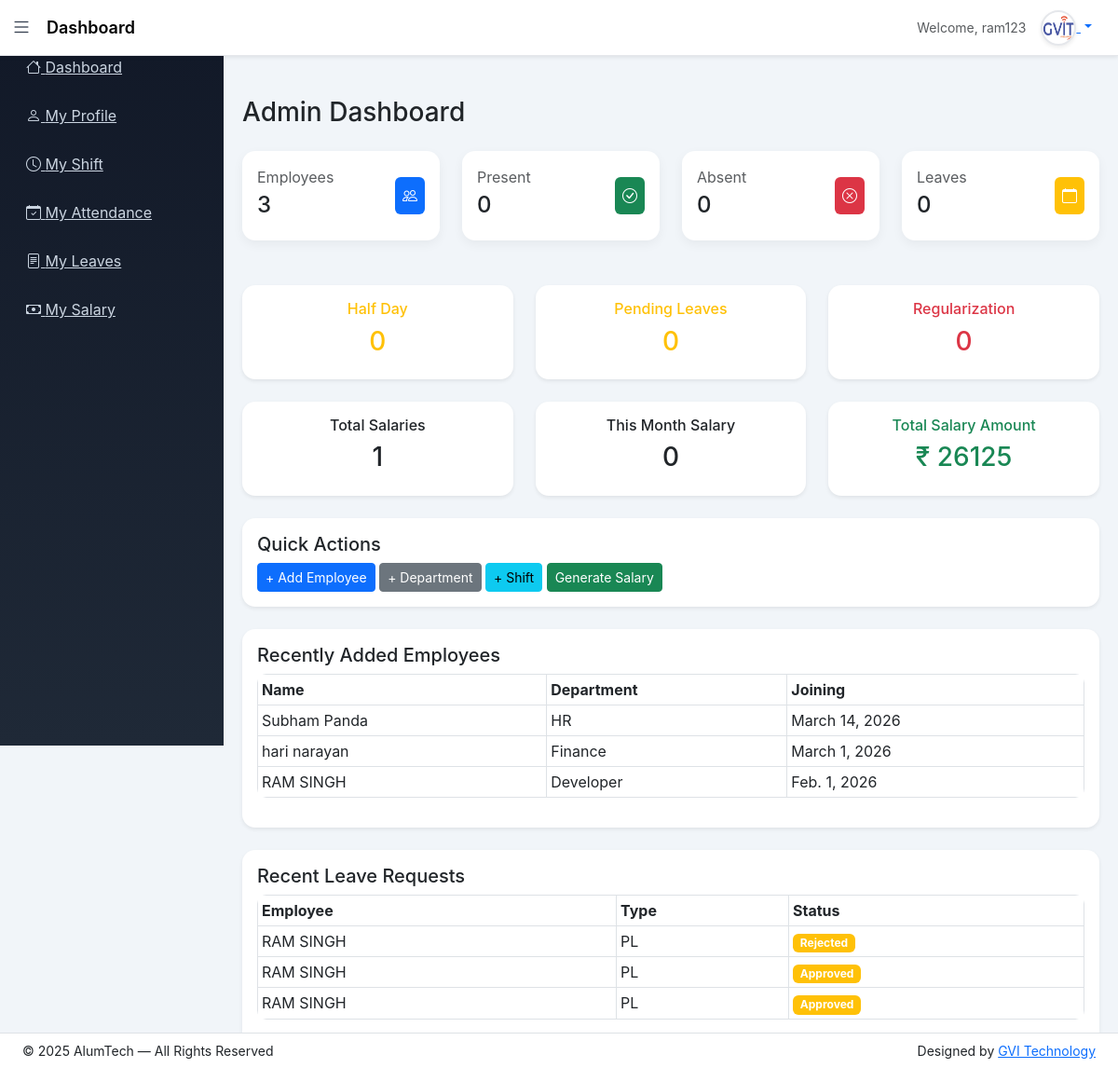
Page /dashboard/ (signed in) on the committed database.
### app/models.py (models this page shows, shortened)
class Employee(models.Model):
    BLOOD_GROUP_CHOICES = [
        ('A+', 'A+'), ('A-', 'A-'),
        ('B+', 'B+'), ('B-', 'B-'),
        ('O+', 'O+'), ('O-', 'O-'),
        ('AB+', 'AB+'), ('AB-', 'AB-'),
    ]
    BACHELOR_CHOICES = [
        ('BCom', 'B.Com'),
        ('BSc', 'B.Sc'),
        ('BA', 'B.A'),
        ('BTech', 'B.Tech'),
    ]
    MASTER_CHOICES = [
        ('MCom', 'M.Com'),
        ('MSc', 'M.Sc'),
        ('MA', 'M.A'),
        ('MTech', 'M.Tech'),
    ]
    first_name = models.CharField(max_length=50)
    middle_name = models.CharField(max_length=50, blank=True)
    last_name = models.CharField(max_length=50)
    gender = models.CharField(max_length=10,choices=[('Male','Male'),('Female','Female'),('Other','Other')])
    blood_group = models.CharField(max_length=10, choices=BLOOD_GROUP_CHOICES, blank=True, null=True)
    date_of_birth = models.DateField(null=True, blank=True)
    father_name = models.CharField(max_length=100, blank=True)
    mother_name = models.CharField(max_length=100, blank=True)
    user = models.OneToOneField(User, on_delete=models.CASCADE, null=True, blank=True, related_name='employee_profile')
    email = models.EmailField(unique=True)
    contact_no = models.CharField(max_length=15)
    emergency_contact = models.CharField(max_length=15)
    address = models.TextField(blank=True, null=True)
    permanent_address = models.TextField(blank=True, null=True)
    bachelor_degree = models.CharField(max_length=10, choices=BACHELOR_CHOICES, blank=True, null=True)
    master_degree = models.CharField(max_length=10, choices=MASTER_CHOICES, blank=True, null=True)
    employee_id = models.CharField(max_length=20, unique=True)
    role = models.CharField(
    max_length=20,
    choices=[
        ('HR','HR'),
        ('ACCOUNTS','Accounts'),
        ('EMPLOYEE','Employee')
    ],
    default='EMPLOYEE'
)
    department = models.ForeignKey(Department, on_delete=models.PROTECT)
    designation = models.ForeignKey(Designation, on_delete=models.PROTECT)
    date_of_joining = models.DateField(blank=True, null=True)
    photo = models.ImageField(upload_to='employees/', blank=True, null=True)
    pan_no = models.CharField(max_length=10,blank=True,null=True)
    Aadhar_no = models.CharField(max_length=12,blank=True,null=True)
    Bank_name = models.CharField(max_length=50,blank=True,null=True)
    acc_no = models.CharField(max_length=15,blank=True,null=True)
    ifsc_no = models.CharField(max_length=15,blank=True,null=True)
    branch_name = models.CharField(max_length=50,blank=True,null=True)
    is_active = models.BooleanField(default=True)
    created_at = models.DateTimeField(auto_now_add=True)
    lwp_balance = models.IntegerField(default=0)
    generated_at = models.DateField(blank=True, null=True)
    created_by = models.ForeignKey(User, on_delete=models.SET_NULL, null=True, blank=True, related_name='created_employees')
    def full_name(self):
        return f"{self.first_name} {self.middle_name} {self.last_name}".strip()

class Department(models.Model):
    name = models.CharField(max_length=100, unique=True)
    description = models.TextField(blank=True)

class Leave(models.Model):
    LEAVE_TYPE_CHOICES = [
        ('CL', 'Casual Leave'),
        ('SL', 'Sick Leave'),
        ('PL', 'Paid Leave'),
    ]
    STATUS_CHOICES = [
        ('Pending', 'Pending'),
        ('Approved', 'Approved'),
        ('Rejected', 'Rejected'),
    ]
    employee = models.ForeignKey(Employee,on_delete=models.CASCADE,related_name='leaves')
    leave_type = models.CharField(max_length=20,choices=LEAVE_TYPE_CHOICES)
    start_date = models.DateField()
    end_date = models.DateField()
    reason = models.TextField()
    status = models.CharField(max_length=20,choices=STATUS_CHOICES,default='Pending')
    rejection_reason = models.TextField(blank=True, null=True)
    applied_at = models.DateTimeField(auto_now_add=True)
    reviewed_by = models.ForeignKey(User,on_delete=models.SET_NULL,null=True,blank=True)
    reviewed_at = models.DateTimeField(null=True, blank=True)

### app/views.py (the view)
# urls.py: path('dashboard/', views.dashboard, name='dashboard'),
@login_required(login_url='login')
def dashboard(request):
    today = timezone.localdate()
    total_employees = Employee.objects.filter(is_active=True).count()
    inactive_employees = Employee.objects.filter(is_active=False).count()
    present_today = Attendance.objects.filter(
        date=today,
        status__in=["Present", "Late"]
    ).count()
    absent_today = Attendance.objects.filter(
        date=today,
        status="Absent"
    ).count()
    half_day_today = Attendance.objects.filter(
        date=today,
        status="Half Day"
    ).count()
    pending_leaves = Leave.objects.filter(status="Pending").count()
    pending_regularization = AttendanceRegularization.objects.filter(
        status="Pending"
    ).count()
    total_salaries = MonthlySalary.objects.count()
    this_month_salary = MonthlySalary.objects.filter(
        month=today.month,
        year=today.year
    ).count()
    total_salary_amount = MonthlySalary.objects.aggregate(
        total=Sum('net_salary')
    )['total'] or 0
    recent_employees = Employee.objects.order_by('-created_at')[:5]
    recent_leaves = Leave.objects.select_related('employee').order_by('-applied_at')[:5]
    context = {
        "total_employees": total_employees,
        "inactive_employees": inactive_employees,
        "present_today": present_today,
        "absent_today": absent_today,
        "half_day_today": half_day_today,
        "pending_leaves": pending_leaves,
        "pending_regularization": pending_regularization,
        "total_salaries": total_salaries,
        "this_month_salary": this_month_salary,
        "total_salary_amount": total_salary_amount,
        "recent_employees": recent_employees,
        "recent_leaves": recent_leaves,
    }
    return render(request, 'dashboard.html', context)

### templates/dashboard.html (shortened to what this page needs)
{% extends 'base_dashboard.html' %}
{% block content %}
<h3 class="mb-4">Admin Dashboard</h3>
<div class="row g-4">
  <div class="col-md-3">
    <div class="card p-3">
      <div class="d-flex justify-content-between align-items-center">
        <div>
          <p class="text-muted mb-1">Employees</p>
          <h4>{{ total_employees }}</h4>
        </div>
        <div class="bg-primary text-white p-2 rounded">
          <i class="bi bi-people"></i>
        </div>
      </div>
    </div>
  </div>
  <div class="col-md-3">
    <div class="card p-3">
      <div class="d-flex justify-content-between align-items-center">
        <div>
          <p class="text-muted mb-1">Present</p>
          <h4>{{ present_today }}</h4>
        </div>
        <div class="bg-success text-white p-2 rounded">
          <i class="bi bi-check-circle"></i>
        </div>
      </div>
    </div>
  </div>
  <div class="col-md-3">
    <div class="card p-3">
      <div class="d-flex justify-content-between align-items-center">
        <div>
          <p class="text-muted mb-1">Absent</p>
          <h4>{{ absent_today }}</h4>
        </div>
        <div class="bg-danger text-white p-2 rounded">
          <i class="bi bi-x-circle"></i>
        </div>
      </div>
    </div>
  </div>
  <div class="col-md-3">
    <div class="card p-3">
      <div class="d-flex justify-content-between align-items-center">
        <div>
          <p class="text-muted mb-1">Leaves</p>
          <h4>{{ pending_leaves }}</h4>
        </div>
        <div class="bg-warning text-white p-2 rounded">
          <i class="bi bi-calendar"></i>
        </div>
      </div>
    </div>
  </div>
</div>
<div class="row g-4 mt-4">
  <div class="col-md-4">
    <div class="card shadow-sm text-center">
      <div class="card-body text-warning">
        <h6>Half Day</h6>
        <h3>{{ half_day_today }}</h3>
      </div>
    </div>
  </div>
  <div class="col-md-4">
    <div class="card shadow-sm text-center">
      <div class="card-body text-warning">
        <h6>Pending Leaves</h6>
        <h3>{{ pending_leaves }}</h3>
      </div>
    </div>
  </div>
  <div class="col-md-4">
    <div class="card shadow-sm text-center">
      <div class="card-body text-danger">
        <h6>Regularization</h6>
        <h3>{{ pending_regularization }}</h3>
      </div>
    </div>
  </div>
</div>
<div class="row mt-4">
  <div class="col-md-4">
    <div class="card shadow-sm text-center">
      <div class="card-body">
        <h6>Total Salaries</h6>
        <h3>{{ total_salaries }}</h3>
      </div>
    </div>
  </div>
  <div class="col-md-4">
    <div class="card shadow-sm text-center">
      <div class="card-body">
        <h6>This Month Salary</h6>
        <h3>{{ this_month_salary }}</h3>
      </div>
    </div>
  </div>
  <div class="col-md-4">
    <div class="card shadow-sm text-center">
      <div class="card-body text-success">
        <h6>Total Salary Amount</h6>
        <h3>₹ {{ total_salary_amount }}</h3>
      </div>
    </div>
  </div>
</div>
<div class="card mt-4 shadow-sm">
  <div class="card-body">
    <h5>Quick Actions</h5>
    <a href="{% url 'employee_add' %}" class="btn btn-primary btn-sm">+ Add Employee</a>
    <a href="{% url 'department_add' %}" class="btn btn-secondary btn-sm">+ Department</a>
    <a href="{% url 'shift_add' %}" class="btn btn-info btn-sm">+ Shift</a>
    <a href="{% url 'generate_salary_page' %}" class="btn btn-success btn-sm">Generate Salary</a>
  </div>
</div>
<div class="card mt-4 shadow-sm">
  <div class="card-body">
    <h5>Recently Added Employees</h5>
    <table class="table table-sm table-bordered">
      <thead>
        <tr>
          <th>Name</th>
          <th>Department</th>
          <th>Joining</th>
        </tr>
      </thead>
      <tbody>
        {% for emp in recent_employees %}
        <tr>
          <td>{{ emp.full_name }}</td>
          <td>{{ emp.department.name }}</td>
          <td>{{ emp.date_of_joining }}</td>
        </tr>
        {% endfor %}
      </tbody>
    </table>
  </div>
</div>
<div class="card mt-4 shadow-sm">
  <div class="card-body">
    <h5>Recent Leave Requests</h5>
    <table class="table table-sm table-bordered">
      <thead>
        <tr>
          <th>Employee</th>
          <th>Type</th>
          <th>Status</th>
        </tr>
      </thead>
      <tbody>
        {% for leave in recent_leaves %}
        <tr>
          <td>{{ leave.employee.full_name }}</td>
          <td>{{ leave.leave_type }}</td>
          <td>
            <span class="badge bg-warning">{{ leave.status }}</span>
          </td>
        </tr>
        {% endfor %}
      </tbody>
    </table>
  </div>
</div>
{% endblock %}

### templates/base_dashboard.html (shortened to what this page needs)
{% load static %}
<!doctype html>
<html lang="en">
<head>
<link href="https://cdn.jsdelivr.net/npm/bootstrap@5.3.0/dist/css/bootstrap.min.css" rel="stylesheet">
<link href="https://cdn.jsdelivr.net/npm/bootstrap-icons@1.11.3/font/bootstrap-icons.css" rel="stylesheet">
<link rel="stylesheet" href="{% static 'css/dashboard_style.css' %}">
</head>
<body>
{% if request.user.is_superuser %}
{% include "includes/sidebar_admin.html" %}
{% elif request.user.employee_profile.role == "HR" %}
{% include "includes/sidebar_hr.html" %}
{% elif request.user.employee_profile.role == "ACCOUNTS" %}
{% include "includes/sidebar_accounts.html" %}
{% else %}
{% include "includes/sidebar_employee.html" %}
{% endif %}
<nav class="navbar navbar-expand-lg navbar-custom shadow-sm" id="navbar">
<div class="container-fluid">
<i class="bi bi-list toggle-btn" onclick="toggleSidebar()"></i>
<span class="navbar-brand ms-3 fw-semibold">
{% block page_title %}Dashboard{% endblock %}
</span>
<div class="ms-auto d-flex align-items-center gap-3 me-3">
<span class="text-muted small">
Welcome, {{ request.user.username }}
</span>
<div class="dropdown">
<a href="#" class="dropdown-toggle profile-toggle" data-bs-toggle="dropdown">
<img src="{% static 'images/gvit.png' %}"
width="38"
height="38"
class="rounded-circle shadow-sm">
</a>
</div>
</div>
</div>
</nav>
<div class="content mt-4" id="content">
{% block content %}{% endblock %}
</div>
<footer id="footer" class="bg-secondary border-top fixed-bottom">
<div class="container-fluid px-4">
<div class="row align-items-center py-2">
<div class="col-md-6 small">
© 2025 AlumTech — All Rights Reserved
</div>
<div class="col-md-6 text-md-end small">
Designed by
<a href="https://www.gvitechnology.com/" target="_blank">
GVI Technology
</a>
</div>
</div>
</div>
</footer>
</body>
</html>

### static/css/dashboard_style.css (style rules this page uses)
body { background: #f1f5f9; font-family: 'Inter', sans-serif; }
.navbar-custom { background: #ffffff; border-bottom: 1px solid #e5e7eb; height: 60px; }
.navbar-brand { font-weight: 600; font-size: 18px; }
.toggle-btn { font-size: 22px; cursor: pointer; color: #374151; }
.content { margin-left: 240px; padding: 20px; transition: 0.3s; }
.card { border: none; border-radius: 14px; background: #ffffff; box-shadow: 0 4px 12px rgba(0,0,0,0.05); transition: 0.3s; }
.table { border-radius: 10px; overflow: hidden; }
#footer { background: #ffffff !important; border-top: 1px solid #e5e7eb; }
.profile-toggle img { border: 2px solid #e5e7eb; }

### rows in the picture
Employee: full_name "Subham Panda", department.name "HR", date_of_joining "March 14, 2026"
Employee: full_name "hari narayan", department.name "Finance", date_of_joining "March 1, 2026"
Employee: full_name "RAM SINGH", department.name "Developer", date_of_joining "Feb. 1, 2026"
Leave: employee.full_name "RAM SINGH", leave_type "PL", status "Rejected"
Leave: employee.full_name "RAM SINGH", leave_type "PL", status "Approved"
Leave: employee.full_name "RAM SINGH", leave_type "PL", status "Approved"

### other values in the picture
{{ request.user.username }} "ram123"
{{ total_employees }} "3"
{{ present_today }} "0"
{{ absent_today }} "0"
{{ pending_leaves }} "0"
{{ half_day_today }} "0"
{{ pending_regularization }} "0"
{{ total_salaries }} "1"
{{ this_month_salary }} "0"
{{ total_salary_amount }} "26125"
